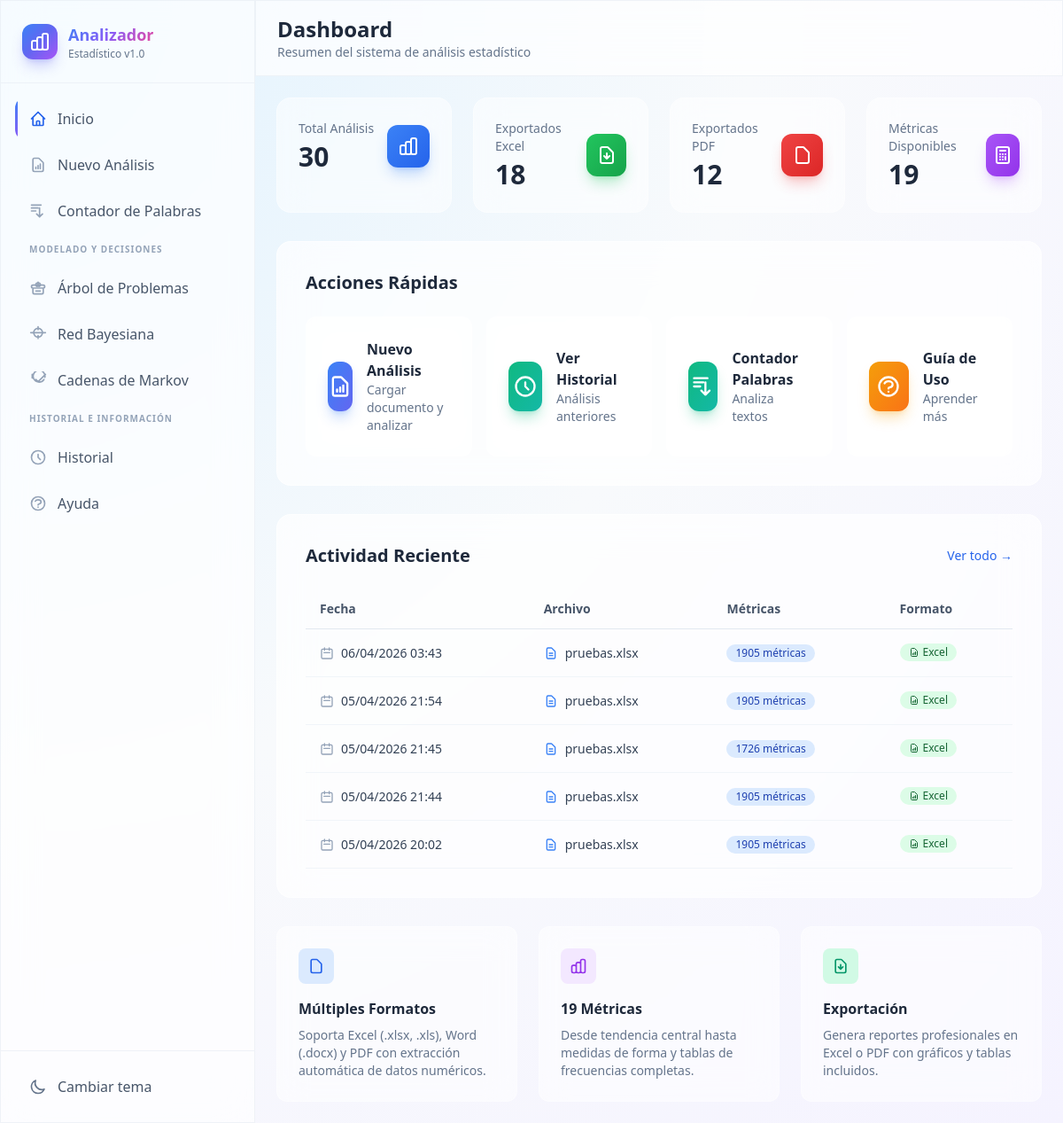
The app's page /, older data.
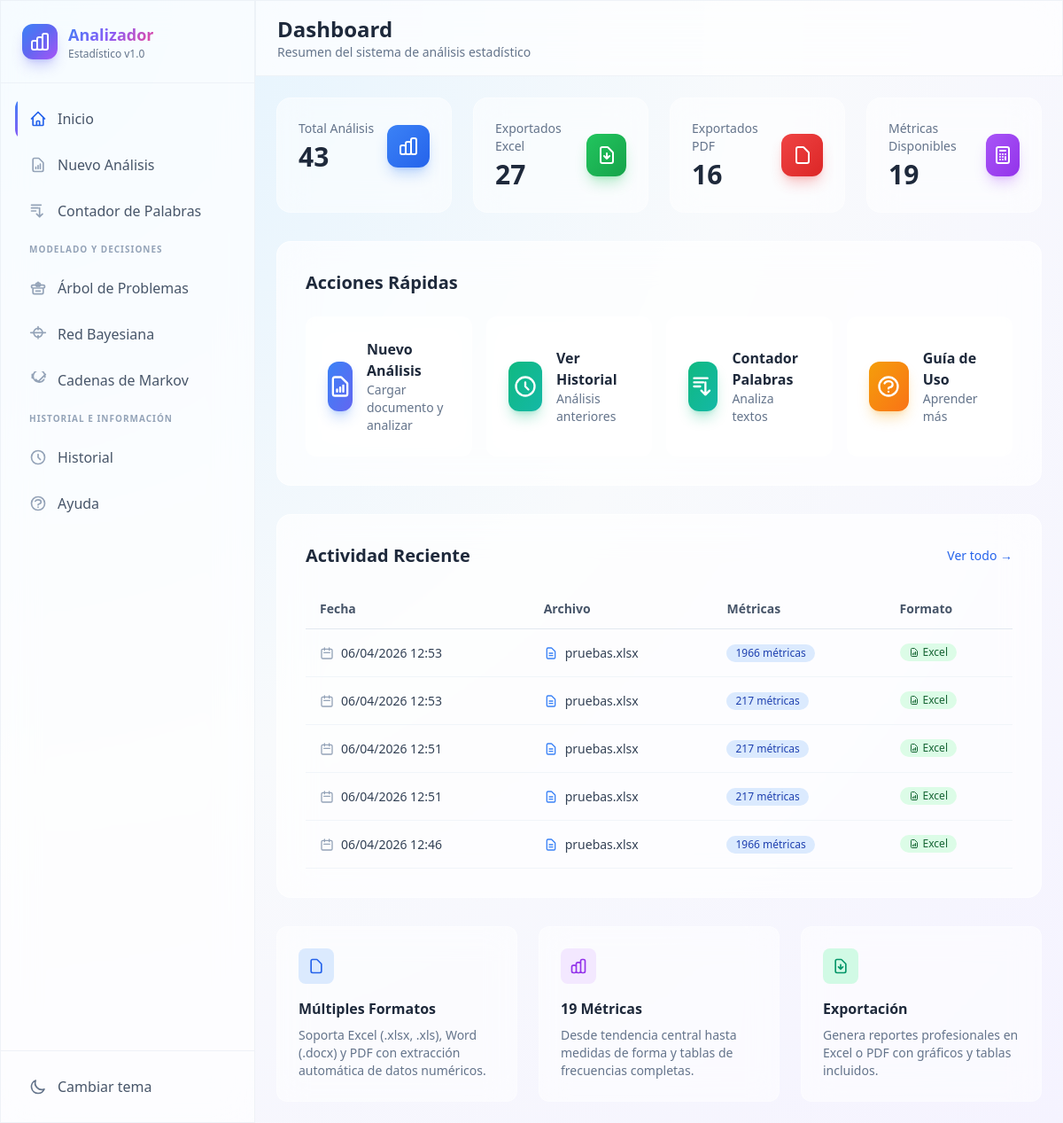
The same page, newer data.
### analyzer/models.py (models this page shows, shortened)
class AnalysisLog(models.Model):
    created_at = models.DateTimeField(auto_now_add=True)
    filename = models.CharField(max_length=255)
    metrics_requested = models.TextField()
    export_format = models.CharField(max_length=10)

### analyzer/views.py (the view)
# urls.py: path('', views.home_view, name='home'),
def home_view(request):
    total_analisis = AnalysisLog.objects.count()
    ultimos_analisis = AnalysisLog.objects.order_by('-created_at')[:5]
    formatos = {}
    for log in AnalysisLog.objects.all():
        fmt = log.export_format
        formatos[fmt] = formatos.get(fmt, 0) + 1
    context = {
        'total_analisis': total_analisis,
        'ultimos_analisis': ultimos_analisis,
        'formatos_populares': formatos,
    }
    return render(request, 'analyzer/home.html', context)

### analyzer/templates/analyzer/home.html (shortened to what the changed rows need)
{% extends "base_analyzer.html" %}
{% block page_title %}Dashboard{% endblock %}
{% block content %}
<div class="max-w-7xl mx-auto">
    <div class="grid grid-cols-1 md:grid-cols-2 lg:grid-cols-4 gap-6 mb-8">
        <div class="glass-card rounded-2xl p-6 hover:shadow-lg transition-shadow">
            <div class="flex items-center justify-between">
                <div>
                    <p class="text-sm font-medium text-slate-500 dark:text-slate-400">Total Análisis</p>
                    <p class="text-3xl font-bold text-slate-800 dark:text-slate-100 mt-1">{{ total_analisis }}</p>
                </div>
            </div>
        </div>
        <div class="glass-card rounded-2xl p-6 hover:shadow-lg transition-shadow">
            <div class="flex items-center justify-between">
                <div>
                    <p class="text-sm font-medium text-slate-500 dark:text-slate-400">Exportados Excel</p>
                    <p class="text-3xl font-bold text-slate-800 dark:text-slate-100 mt-1">{{ formatos_populares.excel|default:"0" }}</p>
                </div>
            </div>
        </div>
        <div class="glass-card rounded-2xl p-6 hover:shadow-lg transition-shadow">
            <div class="flex items-center justify-between">
                <div>
                    <p class="text-sm font-medium text-slate-500 dark:text-slate-400">Exportados PDF</p>
                    <p class="text-3xl font-bold text-slate-800 dark:text-slate-100 mt-1">{{ formatos_populares.pdf|default:"0" }}</p>
                </div>
            </div>
        </div>
    </div>
    <div class="glass rounded-2xl p-8">
        {% if ultimos_analisis %}
        <div class="overflow-x-auto">
            <table class="w-full">
                <thead>
                    <tr class="border-b border-slate-200 dark:border-slate-700">
                        <th class="text-left py-3 px-4 text-sm font-semibold text-slate-600 dark:text-slate-400">Fecha</th>
                        <th class="text-left py-3 px-4 text-sm font-semibold text-slate-600 dark:text-slate-400">Archivo</th>
                        <th class="text-left py-3 px-4 text-sm font-semibold text-slate-600 dark:text-slate-400">Métricas</th>
                        <th class="text-left py-3 px-4 text-sm font-semibold text-slate-600 dark:text-slate-400">Formato</th>
                    </tr>
                </thead>
                <tbody>
                    {% for log in ultimos_analisis %}
                    <tr class="border-b border-slate-100 dark:border-slate-800/50 hover:bg-slate-50/50 dark:hover:bg-slate-800/30 transition-colors">
                        <td class="py-4 px-4 text-sm text-slate-700 dark:text-slate-300">
                            <div class="flex items-center gap-2">
                                <svg class="w-4 h-4 text-slate-400" fill="none" stroke="currentColor" viewBox="0 0 24 24">
                                    <path stroke-linecap="round" stroke-linejoin="round" stroke-width="2" d="M8 7V3m8 4V3m-9 8h10M5 21h14a2 2 0 002-2V7a2 2 0 00-2-2H5a2 2 0 00-2 2v12a2 2 0 002 2z"/>
                                </svg>
                                {{ log.created_at|date:"d/m/Y H:i" }}
                            </div>
                        </td>
                        <td class="py-4 px-4 text-sm text-slate-700 dark:text-slate-300">
                            <div class="flex items-center gap-2">
                                <svg class="w-4 h-4 text-blue-500" fill="none" stroke="currentColor" viewBox="0 0 24 24">
                                    <path stroke-linecap="round" stroke-linejoin="round" stroke-width="2" d="M9 12h6m-6 4h6m2 5H7a2 2 0 01-2-2V5a2 2 0 012-2h5.586a1 1 0 01.707.293l5.414 5.414a1 1 0 01.293.707V19a2 2 0 01-2 2z"/>
                                </svg>
                                <span class="truncate max-w-xs">{{ log.filename }}</span>
                            </div>
                        </td>
                        <td class="py-4 px-4 text-sm text-slate-700 dark:text-slate-300">
                            <span class="inline-flex items-center px-2.5 py-0.5 rounded-full text-xs font-medium bg-blue-100 dark:bg-blue-900/30 text-blue-800 dark:text-blue-300">
                                {{ log.metrics_requested|length }} métricas
                            </span>
                        </td>
                        <td class="py-4 px-4 text-sm">
                            <span class="inline-flex items-center gap-1 px-2.5 py-0.5 rounded-full text-xs font-medium {% if log.export_format == 'excel' %}bg-green-100 dark:bg-green-900/30 text-green-800 dark:text-green-300{% else %}bg-red-100 dark:bg-red-900/30 text-red-800 dark:text-red-300{% endif %}">
                                {% if log.export_format == 'excel' %}
                                <svg class="w-3 h-3" fill="none" stroke="currentColor" viewBox="0 0 24 24">
                                    <path stroke-linecap="round" stroke-linejoin="round" stroke-width="2" d="M9 17v-2m3 2v-4m3 4v-6m2 10H7a2 2 0 01-2-2V5a2 2 0 012-2h5.586a1 1 0 01.707.293l5.414 5.414a1 1 0 01.293.707V19a2 2 0 01-2 2z"/>
                                </svg>
                                Excel
                                {% else %}
                                <svg class="w-3 h-3" fill="none" stroke="currentColor" viewBox="0 0 24 24">
                                    <path stroke-linecap="round" stroke-linejoin="round" stroke-width="2" d="M7 21h10a2 2 0 002-2V9.414a1 1 0 00-.293-.707l-5.414-5.414A1 1 0 0012.586 3H7a2 2 0 00-2 2v14a2 2 0 002 2z"/>
                                </svg>
                                PDF
                                {% endif %}
                            </span>
                        </td>
                    </tr>
                    {% endfor %}
                </tbody>
            </table>
        </div>
        {% endif %}
    </div>
</div>
{% endblock %}

Row changes from the older to the newer data that the page shows:
no longer on this page (row unchanged): AnalysisLog: created_at "06/04/2026 03:43", filename "pruebas.xlsx", metrics_requested|length "1905", export_format "excel" (drawn)
no longer on this page (row unchanged): AnalysisLog: created_at "05/04/2026 21:54", filename "pruebas.xlsx", metrics_requested|length "1905", export_format "excel" (drawn)
no longer on this page (row unchanged): AnalysisLog: created_at "05/04/2026 21:45", filename "pruebas.xlsx", metrics_requested|length "1726", export_format "excel" (drawn)
no longer on this page (row unchanged): AnalysisLog: created_at "05/04/2026 21:44", filename "pruebas.xlsx", metrics_requested|length "1905", export_format "excel" (drawn)
no longer on this page (row unchanged): AnalysisLog: created_at "05/04/2026 20:02", filename "pruebas.xlsx", metrics_requested|length "1905", export_format "excel" (drawn)
added AnalysisLog: created_at "06/04/2026 12:53", filename "pruebas.xlsx", metrics_requested|length "1966", export_format "excel" (drawn)
added AnalysisLog: created_at "06/04/2026 12:53", filename "pruebas.xlsx", metrics_requested|length "217", export_format "excel" (drawn)
added AnalysisLog: created_at "06/04/2026 12:51", filename "pruebas.xlsx", metrics_requested|length "217", export_format "excel" (drawn)
added AnalysisLog: created_at "06/04/2026 12:51", filename "pruebas.xlsx", metrics_requested|length "217", export_format "excel" (drawn)
added AnalysisLog: created_at "06/04/2026 12:46", filename "pruebas.xlsx", metrics_requested|length "1966", export_format "excel" (drawn)
Text that changed along with them:
{{ total_analisis }}: "30" → "43"
text no longer shown: "18 12"
text now shown: "27 16"
